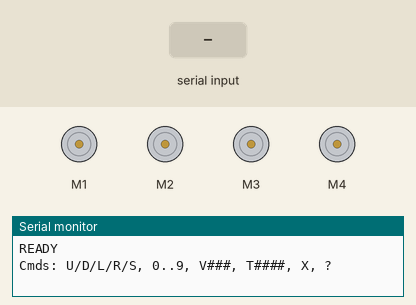
Simulated run of this sketch. Board: Arduino Uno, built with avr-gcc and run on an emulated ATmega328P. Parts: 4 × DC motor (green arrow = forward, orange = backward, longer = faster), the last lines printed to the serial monitor. The inputs (shaded band) are chosen by the test bench.

Above: at 1.2 s.
1.3 s: "U90\n" received over Serial
3.3 s: byte 68 ('D') received over Serial
At 4.1 s:
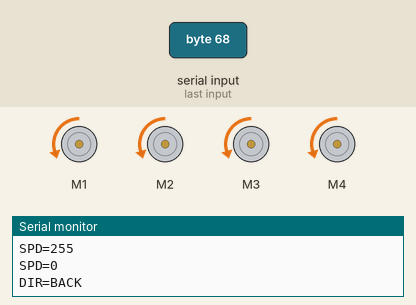
5.0 s: byte 76 ('L') received over Serial
At 6.2 s:
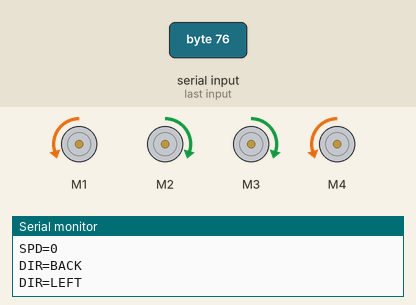
6.5 s: byte 82 ('R') received over Serial
At 7.6 s:
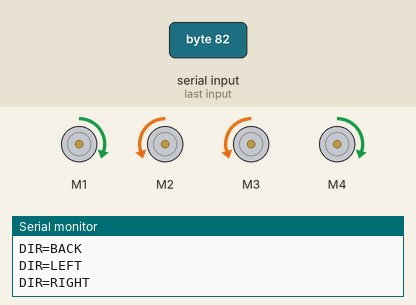
8.0 s: "S90\n" received over Serial
At 8.8 s:
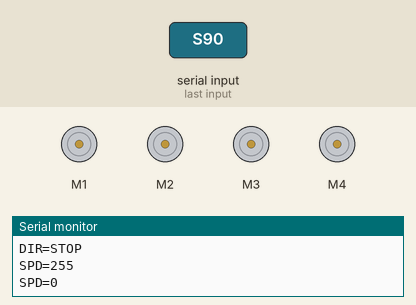
9.7 s: "U,45\n" received over Serial
At 11.6 s:
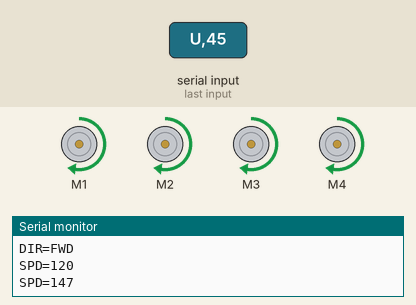
Timing chart, 0 to 12.7 s (numbered marks = the images above; inputs shaded):
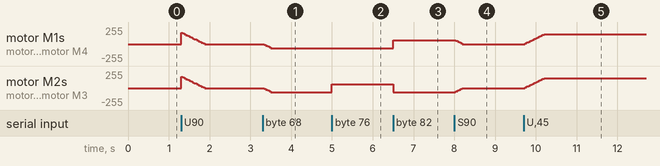

The sketch:

sketch_nov18a.ino
```cpp
/*
  Robust Bluetooth car (AFMotor)
  - Commands:
      U = forward, D = backward, L = left, R = right, S = stop, X = EMERGENCY STOP
      '0'..'9' = speed level (0..max)
      V### = set speed 0..255 (e.g., V200)
      T#### = set watchdog timeout ms (e.g., T800)
      ? = status query (reports dir/speed/timeout)
  - Features:
      • Smooth acceleration/deceleration ramp
      • Auto-stop if no command within watchdog window
      • Per-motor trim for straight tracking
      • Clean handling of noisy/partial serial input
  - Uses hardware Serial at 9600 (HC-05/HC-06). If you need USB debugging,
    move the BT module to SoftwareSerial and map prints accordingly.
*/

#include <AFMotor.h>
// #include <SoftwareSerial.h> // Uncomment if you want to move BT off hardware Serial

// -------------------- Config --------------------
static const uint8_t  DEFAULT_SPEED   = 170;   // 0..255
static const uint16_t DEFAULT_TIMEOUT = 800;   // ms, auto-stop if no cmd
static const uint8_t  RAMP_STEP       = 6;     // speed change per ramp tick
static const uint16_t RAMP_INTERVAL   = 20;    // ms between ramp steps

// Motor trims (0..255). Use to correct drift: 255 = full, 230 ≈ -10% power, etc.
static const uint8_t TRIM_M1 = 255;
static const uint8_t TRIM_M2 = 255;
static const uint8_t TRIM_M3 = 255;
static const uint8_t TRIM_M4 = 255;

// If you really must use SoftwareSerial for BT, set this to 1 and wire BT to pins below
#define USE_BT_SOFTWARESERIAL 0
#if USE_BT_SOFTWARESERIAL
#include <SoftwareSerial.h>
static const uint8_t BT_RX = 2;   // Module TX -> Arduino 2
static const uint8_t BT_TX = 3;   // Module RX <- Arduino 3
SoftwareSerial BT(BT_RX, BT_TX);
#define BT_PORT BT
#else
#define BT_PORT Serial
#endif

// ----------------- Motor objects ----------------
AF_DCMotor M1(1);
AF_DCMotor M2(2);
AF_DCMotor M3(3);
AF_DCMotor M4(4);

// ------------------- State ----------------------
enum Motion : uint8_t { STOPPED=0, FWD, BACK, LEFT, RIGHT };
volatile Motion targetMotion = STOPPED;

uint8_t  targetSpeed  = DEFAULT_SPEED;   // desired speed (0..255)
uint8_t  currentSpeed = 0;               // actual applied speed (ramps to target)
uint16_t watchdogMs   = DEFAULT_TIMEOUT;

unsigned long lastCmdMs     = 0;
unsigned long lastRampTick  = 0;

// ----------------- Helpers ----------------------
static inline uint8_t scaleTrim(uint8_t base, uint8_t trim) {
  // Multiply base*trim/255 without overflow
  return (uint16_t(base) * uint16_t(trim)) / 255;
}

void setAllSpeeds(uint8_t spd) {
  M1.setSpeed(scaleTrim(spd, TRIM_M1));
  M2.setSpeed(scaleTrim(spd, TRIM_M2));
  M3.setSpeed(scaleTrim(spd, TRIM_M3));
  M4.setSpeed(scaleTrim(spd, TRIM_M4));
}

void applyMotion(Motion m) {
  switch (m) {
    case FWD:
      M1.run(FORWARD);  M2.run(FORWARD);  M3.run(FORWARD);  M4.run(FORWARD);
      break;
    case BACK:
      M1.run(BACKWARD); M2.run(BACKWARD); M3.run(BACKWARD); M4.run(BACKWARD);
      break;
    case LEFT: // tank turn left
      M1.run(BACKWARD); M2.run(FORWARD);  M3.run(FORWARD);  M4.run(BACKWARD);
      break;
    case RIGHT: // tank turn right
      M1.run(FORWARD);  M2.run(BACKWARD); M3.run(BACKWARD); M4.run(FORWARD);
      break;
    case STOPPED:
    default:
      M1.run(RELEASE);  M2.run(RELEASE);  M3.run(RELEASE);  M4.run(RELEASE);
      break;
  }
}

// Smoothly ramp currentSpeed towards targetSpeed
void serviceRamping() {
  unsigned long now = millis();
  if (now - lastRampTick < RAMP_INTERVAL) return;
  lastRampTick = now;

  if (currentSpeed == targetSpeed) return;

  if (currentSpeed < targetSpeed) {
    uint16_t s = currentSpeed + RAMP_STEP;
    currentSpeed = (s > targetSpeed) ? targetSpeed : s;
  } else {
    int16_t s = int16_t(currentSpeed) - int16_t(RAMP_STEP);
    currentSpeed = (s < int16_t(targetSpeed)) ? targetSpeed : uint8_t(s);
  }

  setAllSpeeds(currentSpeed);
  if (currentSpeed == 0) applyMotion(STOPPED);
}

// Force immediate stop (no ramp)
void emergencyStop() {
  targetMotion = STOPPED;
  targetSpeed  = 0;
  currentSpeed = 0;
  setAllSpeeds(0);
  applyMotion(STOPPED);
}

// Apply motion with ramp-aware speed
void setMotion(Motion m) {
  targetMotion = m;
  if (targetSpeed == 0 && m != STOPPED) {
    // if speed is 0 but a motion is requested, bump to a safe minimum
    targetSpeed = 60;
  }
  if (m == STOPPED) {
    // let it ramp down cleanly; if you want hard brake, call emergencyStop()
  } else {
    applyMotion(m);
  }
}

// ----------------- Command parsing -----------------
void onCommandChar(char c) {
  if (c >= 'a' && c <= 'z') c = char(c - 'a' + 'A'); // to upper
  lastCmdMs = millis();

  if (c >= '0' && c <= '9') {
    // map '0'..'9' to 0..255 (0=stop)
    uint8_t level = uint8_t(c - '0');             // 0..9
    targetSpeed = (level == 0) ? 0 : (uint8_t)map(level, 1, 9, 40, 255);
    // keep current direction; if targetSpeed==0, we’ll ramp to halt
    BT_PORT.print(F("SPD=")); BT_PORT.println(targetSpeed);
    return;
  }

  switch (c) {
    case 'U': setMotion(FWD);    BT_PORT.println(F("DIR=FWD"));    break;
    case 'D': setMotion(BACK);   BT_PORT.println(F("DIR=BACK"));   break;
    case 'L': setMotion(LEFT);   BT_PORT.println(F("DIR=LEFT"));   break;
    case 'R': setMotion(RIGHT);  BT_PORT.println(F("DIR=RIGHT"));  break;
    case 'S': setMotion(STOPPED);BT_PORT.println(F("DIR=STOP"));   break;
    case 'X': emergencyStop();   BT_PORT.println(F("EMERG=STOP")); break;
    case '?': {
      BT_PORT.print(F("STATUS speed=")); BT_PORT.print(targetSpeed);
      BT_PORT.print(F(" current=")); BT_PORT.print(currentSpeed);
      BT_PORT.print(F(" dir="));
      BT_PORT.print((targetMotion==FWD)?"FWD":(targetMotion==BACK)?"BACK":(targetMotion==LEFT)?"LEFT":(targetMotion==RIGHT)?"RIGHT":"STOP");
      BT_PORT.print(F(" timeout=")); BT_PORT.println(watchdogMs);
    } break;
    default: /* ignore */ break;
  }
}

// Buffer numeric commands like V200 / T800
char lineBuf[12];
uint8_t lineLen = 0;

void processLineBuffer() {
  lineBuf[lineLen] = '\0';
  if (lineLen == 0) return;

  // Expect forms: V### or T####
  if (lineBuf[0] == 'V' || lineBuf[0] == 'v') {
    int v = atoi(lineBuf + 1);
    if (v < 0) v = 0; if (v > 255) v = 255;
    targetSpeed = uint8_t(v);
    BT_PORT.print(F("SPD=")); BT_PORT.println(targetSpeed);
  } else if (lineBuf[0] == 'T' || lineBuf[0] == 't') {
    long v = atol(lineBuf + 1);
    if (v < 100) v = 100; if (v > 5000) v = 5000;
    watchdogMs = (uint16_t)v;
    BT_PORT.print(F("TIMEOUT=")); BT_PORT.println(watchdogMs);
  }
  lineLen = 0;
}

void readSerialCommands(Stream& s) {
  while (s.available() > 0) {
    char c = (char)s.read();

    // accept simple single-char commands immediately
    if (c == 'U' || c == 'u' || c == 'D' || c == 'd' ||
        c == 'L' || c == 'l' || c == 'R' || c == 'r' ||
        c == 'S' || c == 's' || c == 'X' || c == 'x' ||
        (c >= '0' && c <= '9') || c == '?' ) {
      onCommandChar(c);
      // reset any partial line
      lineLen = 0;
      continue;
    }

    // line-based extended commands: V### / T####
    if (c == '\n' || c == '\r') {
      processLineBuffer();
      continue;
    }

    // accumulate [A-Za-z0-9] up to buffer size
    if (lineLen < sizeof(lineBuf) - 1) {
      if ((c >= '0' && c <= '9') ||
          (c >= 'A' && c <= 'Z') ||
          (c >= 'a' && c <= 'z')) {
        lineBuf[lineLen++] = c;
      }
    }
  }
}

// ----------------- Arduino core -------------------
void setup() {
#if USE_BT_SOFTWARESERIAL
  BT.begin(9600);
#else
  Serial.begin(9600);
#endif

  // Safe start
  emergencyStop();
  setAllSpeeds(0);

  // Set initial desired state
  targetSpeed = DEFAULT_SPEED;
  lastCmdMs   = millis();

  BT_PORT.println(F("READY"));
  BT_PORT.println(F("Cmds: U/D/L/R/S, 0..9, V###, T####, X, ?"));
}

void loop() {
  // Read commands (BT on BT_PORT)
  readSerialCommands(BT_PORT);

  // Watchdog auto-stop
  if (watchdogMs > 0 && (millis() - lastCmdMs) > watchdogMs) {
    setMotion(STOPPED);      // gentle stop (ramps down)
    // reset timer so we don't spam repeatedly
    lastCmdMs = millis();
  }

  // Service speed ramping
  serviceRamping();
}
```

Measured:
- after the input at 3.3 s, motor M1–4: stopped → backward 60/255 at once
- after the input at 5.0 s, motor M2, motor M3: backward 60/255 → forward 60/255 at once
- after the input at 6.5 s, motor M1, motor M4: backward 60/255 → forward 60/255 at once; motor M2, motor M3: forward 60/255 → backward 60/255 at once
- after the input at 8.0 s, motor M1, motor M4: forward 60/255 → stopped at once; motor M2, motor M3: backward 60/255 → stopped at once
- after the input at 9.7 s, motor M1–4: moves from stopped to forward 147/255 over 0.48 s, starting at once
